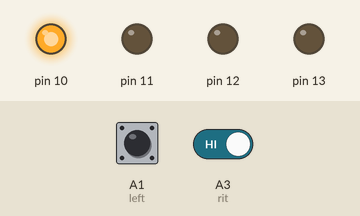
This sketch was run on a simulated Arduino Uno, built with avr-gcc and run on an emulated ATmega328P. On the bench: output pins drawn as LEDs (lit = HIGH). Inputs (shaded band) come from the test bench; at power-on: A1 (left) LOW, A3 (rit) HIGH.

Above: at 1.2 s.
1.3 s: A1 (left) pulled HIGH for 0.15 s
At 1.4 s:
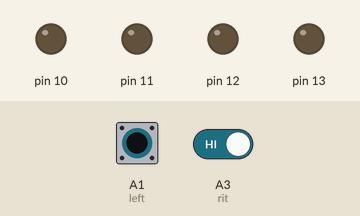
3.0 s: A3 (rit) driven LOW
At 3.7 s:
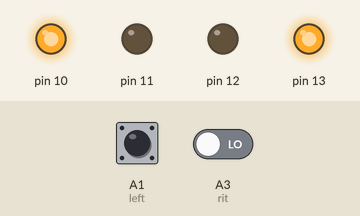
4.5 s: A1 (left) pulled HIGH for 1 s
At 4.9 s:
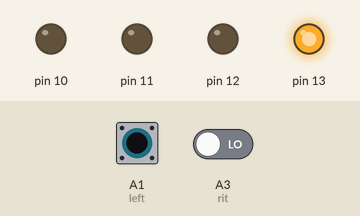
7.0 s: A1 (left) pulled HIGH for 3.2 s
At 10.5 s:
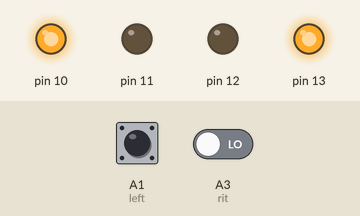
11.7 s: A3 (rit) driven HIGH
At 12.8 s:
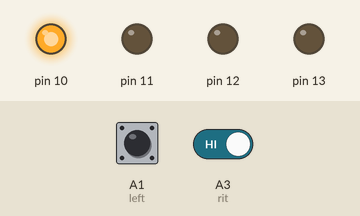
Timing chart, 0 to 14.2 s (numbered marks = the images above; inputs shaded):
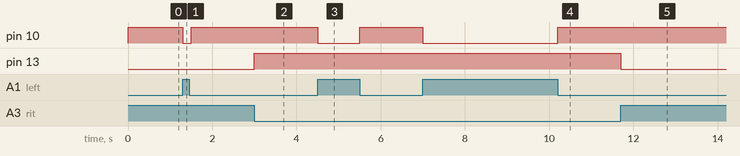

Measured:
- after the input at 1.3 s, pin 10: HIGH → LOW at once, → HIGH 0.20 s later
- after the input at 3.0 s, pin 13: LOW → HIGH at once
- after the input at 4.5 s, pin 10: HIGH → LOW at once, → HIGH 1.0 s later
- after the input at 7.0 s, pin 10: HIGH → LOW at once, → HIGH 3.2 s later
- after the input at 11.7 s, pin 13: HIGH → LOW at once

The sketch:

lfr_2_sensor_.ino
```cpp
// The following code is for arduino uno
int left=A1, rit=A3;
void setup()
{
  pinMode(10,OUTPUT);
  pinMode(11,OUTPUT);
  pinMode(12,OUTPUT);
  pinMode(13,OUTPUT);
  pinMode(left,INPUT);
  pinMode(rit,INPUT);
}

void fw()
{
    digitalWrite(10,HIGH);
    digitalWrite(11,LOW);
    digitalWrite(12,LOW);
    digitalWrite(13,HIGH);
    delay(100);
}
void lt()
{
    digitalWrite(10,HIGH);
    digitalWrite(11,LOW);
    digitalWrite(12,LOW);
    digitalWrite(13,LOW);
    delay(100);
}
void rt()
{
    digitalWrite(10,LOW);
    digitalWrite(11,LOW);
    digitalWrite(12,LOW);
    digitalWrite(13,HIGH);
    delay(100);
}
void st()
{
    digitalWrite(10,LOW);
    digitalWrite(11,LOW);
    digitalWrite(12,LOW);
    digitalWrite(13,LOW);
    delay(100);
}

void loop()
{
  int l=digitalRead(left);
  int r=digitalRead(rit);
  if((l==HIGH)  && (r==LOW) )
  {
  rt();
  }
  if((l==LOW) && (r==HIGH) )
  {
   lt();
  }
  if((l==LOW) && (r==LOW) )
  {
   fw();
  }
  if((l==HIGH)&& (r==HIGH) )
  {
   st();
  }
}
```
